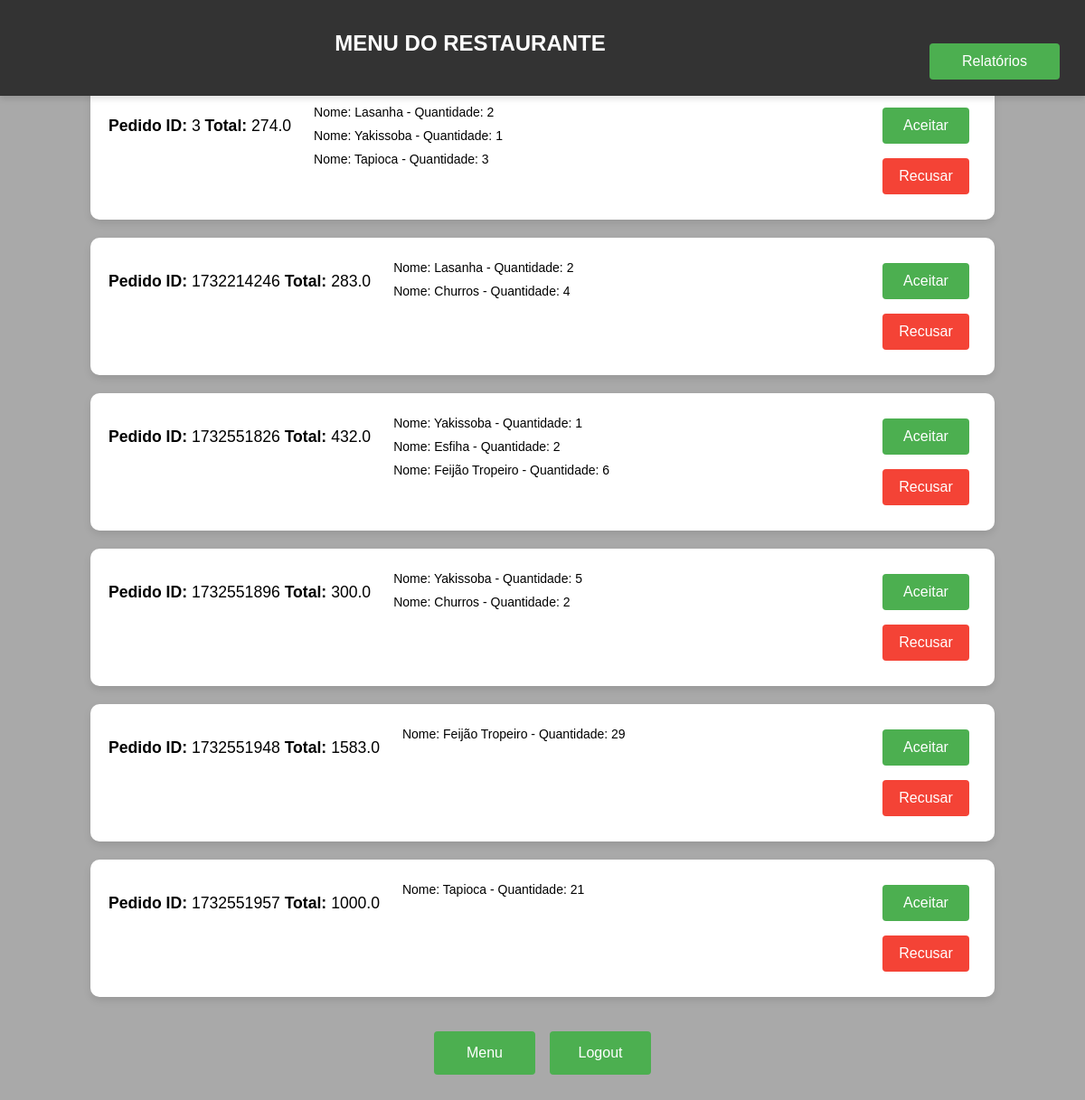
Screenshot of /pedidos (signed in) with the database file from the repository.
### tables this page shows
CREATE TABLE pedido (
                        id INTEGER PRIMARY KEY AUTOINCREMENT,
                        usuario TEXT NOT NULL,
                        id_restaurante INTEGER NOT NULL,
                        id_produto INTEGER NOT NULL,
                        quantidade INTEGER NOT NULL,
                        preco INTEGER NOT NULL,
                        total FLOAT NOT NULL,
                        id_pedido INTEGER NOT NULL,
                        status TEXT DEFAULT 'criado',
                        FOREIGN KEY (usuario) REFERENCES usuario(nome),
                        FOREIGN KEY (id_restaurante) REFERENCES restaurante(id),
                        FOREIGN KEY (id_produto) REFERENCES produto(id)
                    );

CREATE TABLE produto (
                        id INTEGER PRIMARY KEY AUTOINCREMENT,
                        nome TEXT NOT NULL,
                        preco FLOAT NOT NULL,
                        id_restaurante INTEGER NOT NULL,
                        FOREIGN KEY (id_restaurante) REFERENCES restaurante(id) 
                    );

### flaskServer.py (the view)
@flask_app.route('/pedidos')
def pedidos():
    restaurante = Singleton().get_current_restaurant_flask()
    admin = Singleton().get_current_admin()
    if restaurante:
        p_pedidos = my_db.get_pedido_id(restaurante.pk)
        pedidos_info = []  # Lista para armazenar informações agrupadas de pedidos
        for pedido_id in p_pedidos:
            pedido_id = pedido_id[0]  # Extrai o ID do pedido
            total = my_db.get_pedido_total(pedido_id)  # pega o total do pedido
            status = my_db.get_pedido_status_by_pedido(pedido_id)
            products = my_db.get_product_name(pedido_id)  # Obtém os produtos do pedido atual
            products_info = []  # Lista para os produtos desse pedido
            for product in products:
                nome = product[0]
                quantidade = product[1]
                products_info.append({'nome': nome, 'quantidade': quantidade})
            pedidos_info.append({'id_pedido': pedido_id,'total': total,'status': status,'product_info': products_info})
        return render_template('pedidos.html', pedidos=pedidos_info, is_admin=False, logged_in=True)
    elif admin:
        return render_template('pedidos.html', pedidos=[], is_admin=True, logged_in=True)
    else:
        return render_template('pedidos.html', pedidos=[], is_admin=False, logged_in=False)

### database/db.py (called while the page is built)
    def get_pedido_id(self, id_restaurante: int):
        cur = self.connection.cursor()
        cur.execute('''
                        SELECT DISTINCT p.id_pedido
                        FROM pedido p
                        WHERE p.status NOT IN ('recusado', 'entregue') AND id_restaurante = ?
                        ''', (id_restaurante,))
        records = cur.fetchall()
        return records

    def get_product_name(self, id_pedido: int):
        cur = self.connection.cursor()
        cur.execute('''
                    SELECT pd.nome, p.quantidade, p.id_pedido
                    FROM pedido p
                    LEFT JOIN produto pd ON p.id_produto = pd.id
                    WHERE p.id_pedido = ?
        ''', (id_pedido,))
        records = cur.fetchall()
        return records

    def get_pedido_total(self, id_pedido: int):
        cur = self.connection.cursor()
        cur.execute('''
                    SELECT ROUND(SUM(p.total), 0)
                    FROM pedido p
                    WHERE id_pedido = ?
                    GROUP BY p.id_pedido
        ''', (id_pedido,))
        record = cur.fetchone()
        return record[0]

    def get_pedido_status_by_pedido(self, id_pedido: int):
        cur = self.connection.cursor()
        cur.execute('''
                    SELECT DISTINCT p.status
                    FROM pedido p
                    WHERE id_pedido = ?
        ''', (id_pedido,))
        record = cur.fetchone()
        return record[0] if record else None

### utils/singleton.py (called while the page is built, shortened)
    def __new__(cls):
        return cls._instance

    def get_current_restaurant_flask(self):
        return self.current_restaurant_flask

    def get_current_admin(self):
        return self.current_admin

### templates/pedidos.html (shortened to what this page needs)
<!DOCTYPE html>
<html lang="pt-br">
<head>
    <link rel="stylesheet" href="{{ url_for('static', filename='css/pedidos.css') }}"/>
</head>
<body>
    {% if not logged_in %}
     <div class="login-container">
        <h2 class="title">Você não está logado</h2>
        <a href="{{ url_for('index') }}" class="link-index">
            <button class="index-button"> Menu </button>
        </a>
     </div>
    {% else %}
        <div class="appbar">
            <div class="appbar-title">
                <p>Menu do Restaurante</p>
            </div>
            <a href="{{ url_for('relatorios_restaurante') }}" class="link-relatorios_restaurante">
                <button class="relatorios-button">Relatórios</button>
            </a>
        </div>
        <div class="container">
            <ul class="pedido-lista">
                {% for pedido in pedidos %}
                <li class="pedido-item">
                    <div class="pedido-actions">
                        <p>
                            <strong>Pedido ID:</strong> {{ pedido.id_pedido }}
                            <strong>Total:</strong> {{ pedido.total }}
                        </p>
                        <ul>
                            {% for product in pedido.product_info %}
                            <li>
                                Nome: {{ product.nome }} - Quantidade: {{ product.quantidade }}
                            </li>
                            {% endfor %}
                        </ul>
                    </div>
                    {% if pedido.status == 'criado' %}
                    <div>
                        <form action="{{ url_for('alterar_status', pedido_id=pedido.id_pedido, novo_status='aceito') }}" method="post">
                            <button type="submit" class="accept-button">Aceitar</button>
                        </form>
                        <form action="{{ url_for('alterar_status', pedido_id=pedido.id_pedido, novo_status='recusado') }}" method="post">
                            <button type="submit" class="reject-button">Recusar</button>
                        </form>
                    </div>
                    {% elif pedido.status == 'aceito' %}
                    <div>
                        <form action="{{ url_for('alterar_status', pedido_id=pedido.id_pedido, novo_status='saiu_para_entrega') }}" method="post">
                            <button type="submit" class="accept-button">Saiu para entrega</button>
                        </form>
                    </div>
                    {% elif pedido.status == 'saiu para entrega' %}
                    <div>
                        <form action="{{ url_for('alterar_status', pedido_id=pedido.id_pedido, novo_status='entregue') }}" method="post">
                            <button type="submit" class="accept-button">Entregue</button>
                        </form>
                    </div>
                    {% endif %}
                </li>
                {% endfor %}
            </ul>
            <div class="buttons">
                <a href="{{ url_for('index') }}" class="link-index">
                    <button class="index-button"> Menu </button>
                </a>
                <a href="{{ url_for('logout') }}" class="link-index">
                    <button class="index-button"> Logout </button>
                </a>
            </div>
        </div>
    {% endif %}
</body>
</html>

### static/css/pedidos.css (style rules this page uses)
body { font-family: Arial, sans-serif; background-color: darkgray; display: flex; justify-content: center; align-items: center; overflow-y: auto; }
.appbar { width: 100%; background-color: #333; padding: 10px 20px; display: flex; justify-content: flex-end; box-shadow: 0 4px 6px rgba(0, 0, 0, 0.1); position: fixed; top: 0; left: 0; z-index: 1000; box-sizing: border-box; }
.appbar-title { flex-grow: 1; text-align: center; color: white; font-size: 1.5rem; font-weight: bold; text-transform: uppercase; }
.container { display: flex; justify-content: center; align-items: center; flex-direction: column; margin: 2rem; margin-top: 5%; padding: 1.5rem; }
.pedido-lista { margin: 0; padding: 0; list-style: none; display: flex; flex-direction: column; gap: 20px; }
.pedido-item { background-color: #ffffff; border-radius: 10px; box-shadow: 0 4px 8px rgba(0, 0, 0, 0.1); padding: 20px; width: 80vw; text-align: left; font-size: 1.1rem; transition: transform 0.2s ease, box-shadow 0.2s ease; }
.pedido-actions { display: flex; gap: 10px; justify-content: space-between; }
ul { list-style: none; padding-left: 15px; margin: 0; }
ul li { display: flex; justify-content: space-between; font-size: 14px; padding: 5px 0; }
.accept-button, .reject-button { width: 6rem; height: 2.5rem; padding: 0.5rem; margin: 0.5rem; background-color: #4CAF50; color: white; border: none; border-radius: 4px; font-size: 1rem; cursor: pointer; }
.reject-button { background-color: #f44336; }
a { margin-top: 30px; color: #007BFF; text-decoration: none; }
.index-button { width: 7rem; height: 3rem; padding: 0.8rem; margin: 0.5rem; background-color: #4CAF50; color: white; border: none; border-radius: 4px; font-size: 1rem; cursor: pointer; }
.relatorios-button { width: 9rem; height: 2.5rem; padding: 0.5rem; margin: 0.5rem; background-color: #4CAF50; color: white; border: none; border-radius: 4px; font-size: 1rem; cursor: pointer; }
.buttons { display: flex; justify-content: center; align-items: center; flex-direction: row; }

### rows the page displays
pedido: nome "Lasanha", quantidade "2"
pedido: nome "Yakissoba", quantidade "1"
pedido: nome "Tapioca", quantidade "3"
pedido: nome "Lasanha", quantidade "2"
pedido: nome "Churros", quantidade "4"
pedido: nome "Yakissoba", quantidade "1"
pedido: nome "Esfiha", quantidade "2"
pedido: nome "Feijão Tropeiro", quantidade "6"
pedido: nome "Yakissoba", quantidade "5"
pedido: nome "Churros", quantidade "2"
pedido: nome "Feijão Tropeiro", quantidade "29"
pedido: nome "Tapioca", quantidade "21"

### other values shown
{{ pedido.id_pedido }} "3" "1732214246" "1732551826" "1732551896" "1732551948" "1732551957"
{{ pedido.total }} "274.0" "283.0" "432.0" "300.0" "1583.0" "1000.0"
